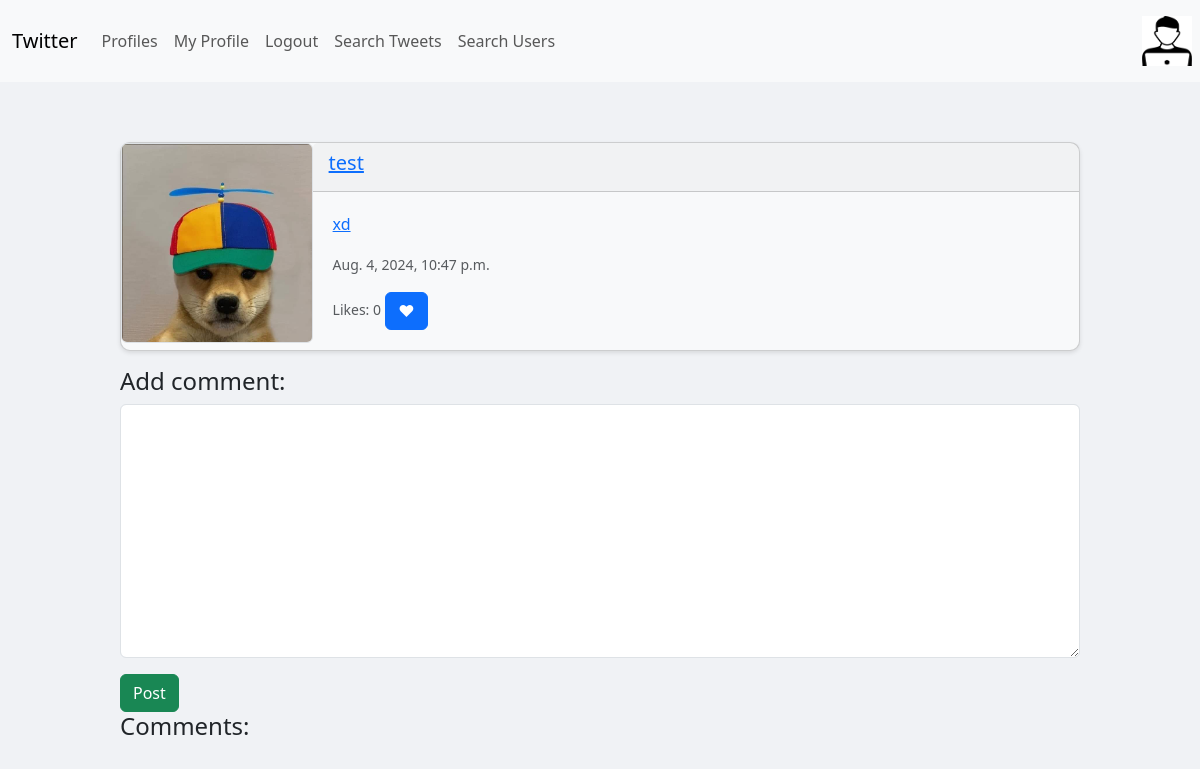
The app's page /tweet_detail/29/ (signed in) with its own data.
### basic/models.py (models this page shows, shortened)
class Profile(models.Model):
    user = models.OneToOneField(User, on_delete=models.CASCADE)
    follows = models.ManyToManyField('self', related_name='followed_by', symmetrical=False, blank=True)
    date_modified = models.DateTimeField(User,auto_now=True)
    profile_image = models.ImageField(upload_to='images/', blank=True, null=True)
    bio = models.CharField(max_length=240, blank=True, null=True)

class Tweet(models.Model):
    user = models.ForeignKey(User, on_delete=models.CASCADE, related_name='tweets')
    date = models.DateTimeField(auto_now_add=True)
    text = models.CharField(max_length=150)
    image = models.ImageField(upload_to='images/', blank=True, null=True)
    likes = models.ManyToManyField(User, related_name='tweet_likes', blank=True)
    def likes_count(self):
        return self.likes.count()

### basic/views.py (the view)
# urls.py: path('tweet_detail/<int:pk>/', views.tweet_detail, name='tweet_detail'),
def tweet_detail(request, pk):
    tweet = get_object_or_404(Tweet, pk=pk)
    comments = tweet.comments.all()
    if request.method == 'POST':
        comment_form = CommentForm(request.POST)
        if comment_form.is_valid():
            comment = comment_form.save(commit=False)
            comment.user = request.user
            comment.tweet = tweet
            comment.save()
            return redirect('tweet_detail', pk=tweet.pk)
    else:
        comment_form = CommentForm()
    return render(request, 'tweet_detail.html', {
        'tweet': tweet,
        'comments': comments,
        'comment_form': comment_form
    })

### basic/forms.py
class CommentForm(forms.ModelForm):
    text = forms.CharField(required=True, widget=forms.Textarea(attrs={'placeholder': "", 'class': "form-control"}),
    label="")
    class Meta:
        model = Comment
        fields = ['text']

### basic/templates/tweet_detail.html (shortened to what this page needs)
{% extends 'layout.html' %}
{% load static %}
{% block content %}
<div class="container-custom">
        <div class="card tweet-card my-3">
            <div class="tweet-card-left">
                {% if tweet.user.profile.profile_image %}
                    <img src="{{ tweet.user.profile.profile_image.url }}" class="img-thumbnail" style="width: 200px; height: 200px;">
                {% else %}
                    <img src="{% static 'images/userbasicicon.jpg' %}" class="img-thumbnail" style="width: 200px; height: 200px;">
                {% endif %}
            </div>
            <div class="tweet-card-right">
                <div class="card-header tweet-card-header">
                    <h5 class="card-title"><a href="{% url 'profile' tweet.user.pk %}">{{ tweet.user }}</a></h5>
                </div>
                <div class="card-body tweet-card-body">
                    <a href="{% url 'tweet_detail' tweet.id %}">{{ tweet.text }}</a></p>
                    <p class="card-text"><small class="text-muted">{{ tweet.date }}</small></p>
                    <p class="card-text"><small class="text-muted">Likes: {{ tweet.likes_count }}</small>
                        {% if user in tweet.likes.all %}
                        <a href="{% url 'tweet_like' tweet.id %}" class="btn btn-danger">❤</a>
                    {% else %}
                        <a href="{% url 'tweet_like' tweet.id %}" class="btn btn-primary">❤</a>
                    {% endif %}</p>
                </div>
            </div>
        </div>
    <div class="add-comment">
        <h4>Add comment:</h4>
        <form method="post">
            {{ comment_form.as_p }}
            <button type="submit" class="btn btn-success">Post</button>
        </form>
    </div>
    <div class="comments-section">
        <h4>Comments:</h4>
    </div>
</div>
{% endblock %}

### basic/templates/navbar.html (shortened to what this page needs)
{% load static %}
<nav class="navbar navbar-expand-lg bg-body-tertiary">
    <div class="container-fluid">
      <a class="navbar-brand" href="{% url 'home'%}">Twitter</a>
      <div class="collapse navbar-collapse" id="navbarSupportedContent">
        <ul class="navbar-nav me-auto mb-2 mb-lg-0">
          <li class="nav-item">
            <a class="nav-link" href="{% url 'profile_list'%}">Profiles</a>
          </li>
          {% if request.user.is_authenticated %}
          <li class="nav-item">
            <a class="nav-link" href="{% url 'profile' request.user.id%}">My Profile</a>
          </li>
          <li class="nav-item">
            <a class="nav-link" href="{% url 'logout'%}">Logout</a>
          </li>
          <li class="nav-item">
            <a class="nav-link" href="{% url 'search'%}">Search Tweets</a>
          </li>
          <li class="nav-item">
            <a class="nav-link" href="{% url 'user_search'%}">Search Users</a>
          </li>
          {% endif %}
        </ul>
      </div>
    </div>
    {% if request.user.is_authenticated %}
<ul class="navbar-nav ml-auto">
  <li class="nav-item">
    {% if request.user.profile.profile_image %}
    <a class="nav-link" href="{% url 'profile' request.user.id %}">
      <img src="{{ request.user.profile.profile_image.url }}" alt="Profile Image" width="50" height="50">
    </a>
    {% else %}
    <a class="nav-link" href="{% url 'profile' request.user.id %}">
      <img src="{% static 'images/userbasicicon.jpg' %}" alt="Profile Image" width="50" height="50">
    </a>
    {% endif %}
  </li>
</ul>
{% endif %}
  </nav>

### basic/templates/layout.html (style rules this page uses)
body { background-color: #f0f2f5; }
.tweet-card { border-radius: 15px; box-shadow: 0 4px 8px rgba(0, 0, 0, 0.1); }
.tweet-card-body { padding: 20px; }
.tweet-card { background-color: #f8f9fa; border-radius: 10px; box-shadow: 0 2px 4px rgba(0, 0, 0, 0.1); display: flex; flex-direction: row; justify-content: space-between; }
.container-custom { padding: 20px; max-width: 1000px; margin: auto; }
.tweet-card-left { width: 200; }
.tweet-card-right { width: 800px; }
.img-thumbnail { padding: 0rem; background-color: var(--bs-body-bg); border: var(--bs-border-width) solid var(--bs-border-color); border-radius: var(--bs-border-radius); max-width: 100%; height: auto; }

### records on screen
Tweet: user "test", text "xd", date "Aug. 4, 2024, 10:47 p.m.", likes_count "0"
